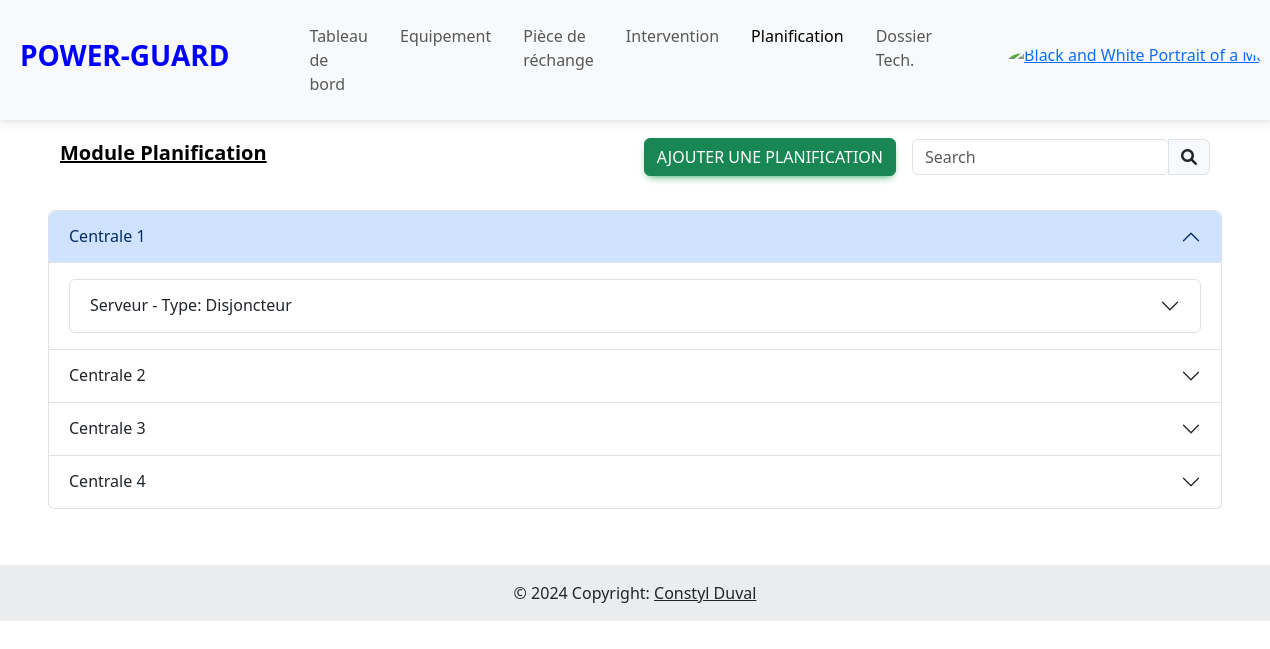
Before: /planification (signed in) with the older database file.
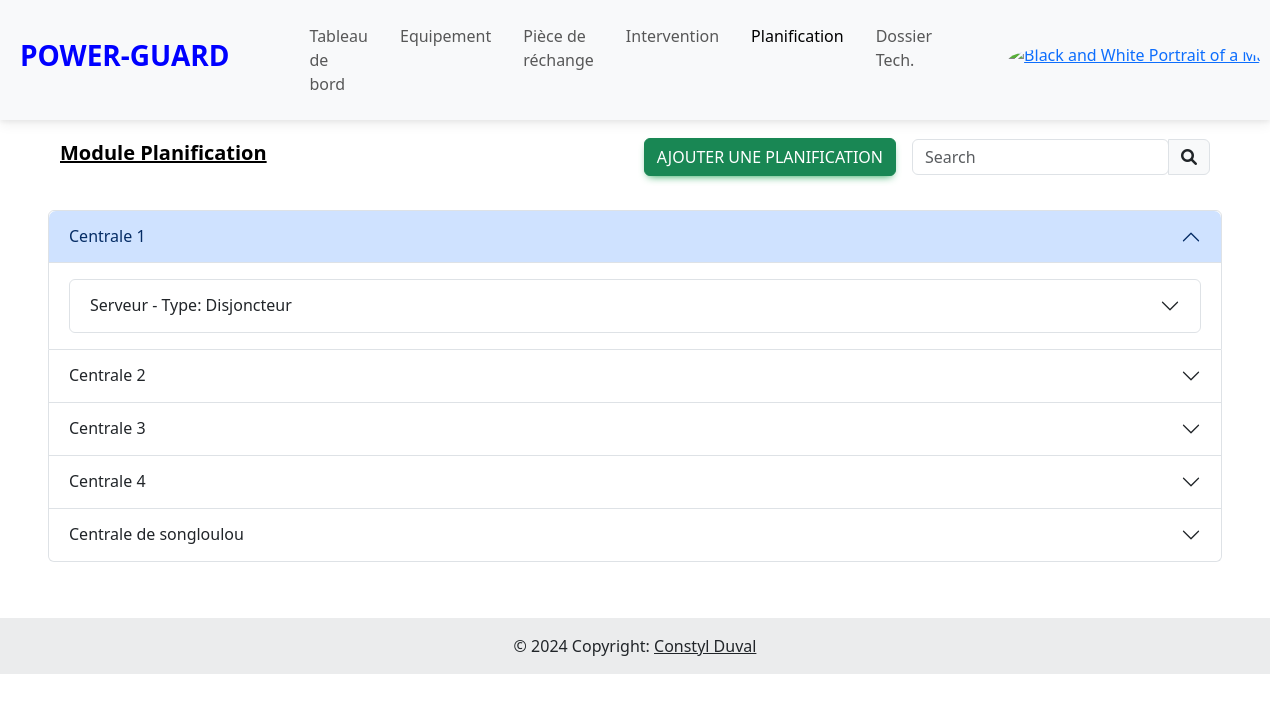
After: the same page with the newer database file.
### eneo_pages/models.py (models this page shows, shortened)
class Centrale(models.Model):
    nom=models.CharField(max_length=100)
    localisation = models.CharField(max_length=100)
    état = models.CharField(max_length=100)
    date_création=models.DateTimeField(auto_now_add=True)
    date_modification=models.DateTimeField(auto_now=True)

class Equipement(models.Model):
    TYPE_EQUIPE = [
        ("Disjoncteur", "Disjoncteur",),
        ("Transformateur", "Transformateur"),
    ]
    centrale = models.ForeignKey(Centrale, on_delete=models.CASCADE)
    nom = models.CharField(max_length=100)
    type_equipement = models.CharField(max_length=100, choices=TYPE_EQUIPE)
    numero_serie=models.CharField(max_length=100, blank=True, null=True)
    modèle = models.CharField(max_length=100)
    marque = models.CharField(max_length=100)
    puissance = models.FloatField()
    fréquence = models.FloatField()
    date_installation = models.DateField()
    fonction = models.CharField(max_length=100, blank=True, null=True)
    emplacement_couplage = models.CharField(max_length=100, blank=True, null=True)
    regleur_en_chargeur = models.CharField(max_length=100, blank=True, null=True)
    mode_de_fonctionnement = models.CharField(max_length=100, blank=True, null=True)
    technique_de_coupure = models.CharField(max_length=100, blank=True, null=True)
    pouvoir_de_coupure = models.CharField(max_length=100, blank=True, null=True)
    pression_gaz_nombre_de_pôle  = models.CharField(max_length=100, blank=True, null=True)
    courant_nominal_en_service_continu = models.CharField(max_length=100, blank=True, null=True)
    numero_service = models.CharField(max_length=100, blank=True, null=True)
    tension_assigne = models.CharField(max_length=100, blank=True, null=True)
    pouvoir_de_coupure_nominal_court_circuit = models.CharField(max_length=100, blank=True, null=True)
    pouvoir_de_fermeture_nominal_court_circuit  = models.CharField(max_length=100, blank=True, null=True)
    date_création=models.DateTimeField(auto_now_add=True)
    date_modification=models.DateTimeField(auto_now=True)

### eneo_pages/views.py (the view)
# urls.py: path("planification", views.planification, name="planification"),
@login_required
def planification(request):
    User = get_user_model()
    user = request.user
    q = request.GET.get("q")
    if user.section == 'DISJONCTEUR':
        base_queryset = Equipement.objects.filter(type_equipement='Disjoncteur')
    elif user.section == 'TRANSFORMATEUR':
        base_queryset = Equipement.objects.filter(type_equipement='Transformateur')
    else:
        base_queryset = Equipement.objects.all()
    if q:
        centrales = Centrale.objects.filter(
            Q(nom__icontains=q) |
            Q(localisation__icontains=q)
        )
        equipements_search = base_queryset.filter(
            Q(nom__icontains=q) |
            Q(type_equipement__icontains=q) |
            Q(numero_serie__icontains=q) |
            Q(modèle__icontains=q) |
            Q(marque__icontains=q)
        )
        centrales |= Centrale.objects.filter(equipement__in=equipements_search)
        centrales = centrales.prefetch_related(
            Prefetch('equipement_set',
                     queryset=base_queryset.prefetch_related('planification_set'),
                     to_attr='filtered_equipements')
        )
    else:
        centrales = Centrale.objects.prefetch_related(
            Prefetch('equipement_set',
                     queryset=base_queryset.prefetch_related('planification_set'),
                     to_attr='filtered_equipements')
        )
    context = {
        "centrales": centrales
    }
    return render(request, "pages/planification/planification.html", context)

### eneo_pages/context_processor.py (called while the page is built)
def piece_rechange(request):
    return{'piece_rechange': Session(request)}

### eneo_pages/templatetags/custom_filter.py (called while the page is built)
@register.filter
def get_days_in_month(month):
    year = datetime.now().year
    try:
        month = int(month)
        if 1 <= month <= 12:
            return range(1, calendar.monthrange(year, month)[1] + 1)
        else:
            return range(0)  # Retourne une séquence vide pour les mois invalides
    except ValueError:
        return range(0)  # Retourne une séquence vide si la conversion en int échoue

@register.filter(name='split_semicolon')
def split_semicolon(value):
    return re.split(r';\s*', value)

@register.filter(name='split')
def split_filter(value, arg):
    return value.split(arg)

### eneo_pages/templates/pages/planification/planification.html (shortened to what this page needs)
{% extends "../../base/base.html" %}
{% load static %}
{% load custom_filter %}
{% block body %}
{% url 'ajouter_planification' as ajouter_planification_url %}
{% include "../../base/navbar2.html" with title='<a href="#" style="color: black;">Module Planification</a>' button='<button type="button" hx-get="'|add:ajouter_planification_url|add:'" hx-target="#dialog" class="btn btn-success me-3">Ajouter une planification</button>' %}
<div class="mt-2 mb-5 px-5 py-2">
  <div class="accordion" id="accordionCentrales">
    {% for centrale in centrales %}
      <div class="accordion-item">
        <h2 class="accordion-header" id="headingCentrale{{ centrale.id }}">
          <button class="accordion-button {% if not forloop.first %}collapsed{% endif %}" type="button"
                  data-bs-toggle="collapse"
                  data-bs-target="#collapseCentrale{{ centrale.id }}"
                  aria-expanded="{% if forloop.first %}true{% else %}false{% endif %}"
                  aria-controls="collapseCentrale{{ centrale.id }}">
            {{ centrale.nom }}
          </button>
        </h2>
        <div id="collapseCentrale{{ centrale.id }}"
             class="accordion-collapse collapse {% if forloop.first %}show{% endif %}"
             aria-labelledby="headingCentrale{{ centrale.id }}"
             data-bs-parent="#accordionCentrales">
          <div class="accordion-body">
            <div class="accordion" id="accordionEquipements{{ centrale.id }}">
              {% for equipement in centrale.filtered_equipements %}
                <div class="accordion-item">
                  <h2 class="accordion-header" id="headingEquipement{{equipement.id}}">
                    <button class="accordion-button collapsed" type="button"
                            data-bs-toggle="collapse"
                            data-bs-target="#collapseEquipement{{equipement.id}}"
                            aria-expanded="false"
                            aria-controls="collapseEquipement{{equipement.id}}">
                      {{ equipement.nom }} - Type: {{ equipement.type_equipement }}
                    </button>
                  </h2>
                </div>
              {% empty %}
                <p>Aucun équipement disponible pour cette centrale.</p>
              {% endfor %}
            </div>
          </div>
        </div>
      </div>
    {% empty %}
      <div class="text-center">
        <img src="{% static 'img/empty.gif' %}" alt="" style="height: 200px; width: 200px;">
        <p>Aucune centrale disponible</p>
      </div>
    {% endfor %}
  </div>
</div>
{% endblock %}

Changed rows visible on the page:
added Centrale: nom "Centrale de songloulou"
